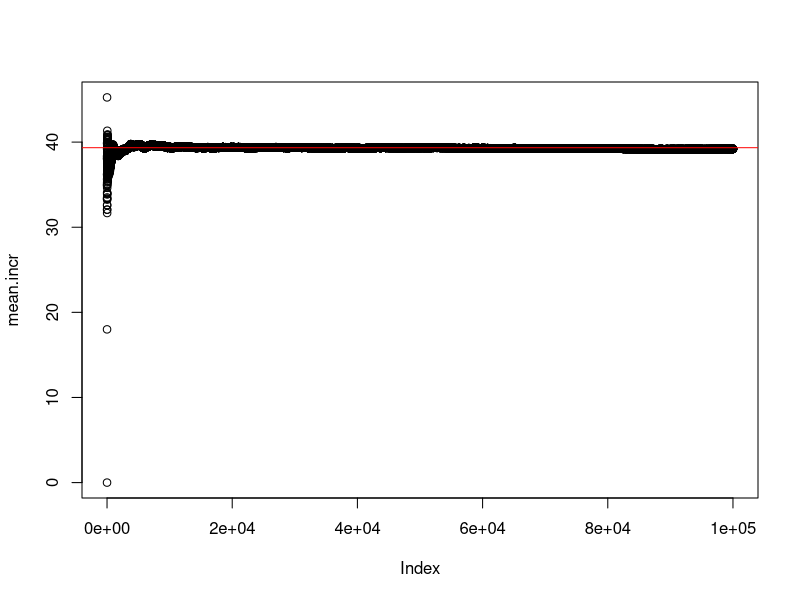
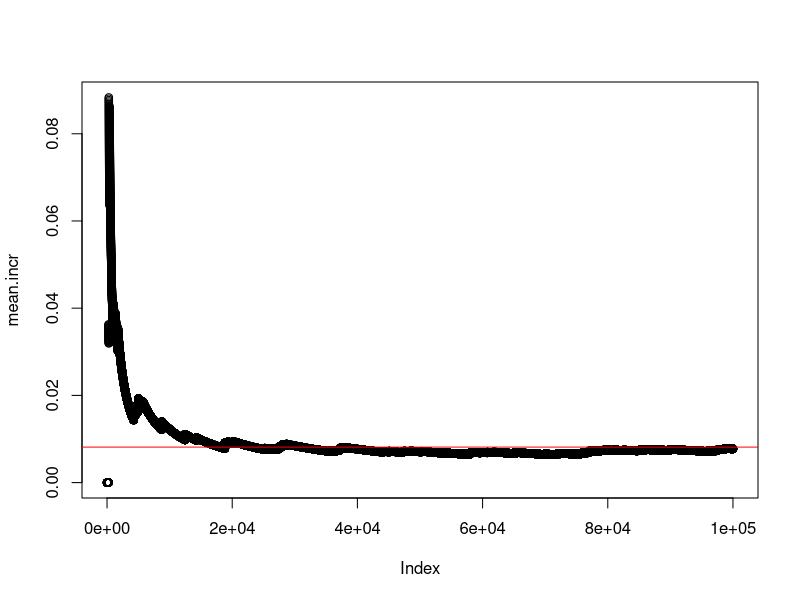

Here is the R script that generated these plots, in order: (Note: a time limit stopped this script after it produced the figures.)
# ---------------------------- E[aiy^2] ----------------------------

# Verifico esattezza della forma chiusa di E[aiy^2], i>1 dove
# aiy= 1{Xi<y}+sum_{h=1}^m 1{Xi<y, Xh<y}

B=10^5
m=10

y = runif(n=1, min=0, max=2)
res = vector()

for(b in 1:B){

  Xi = runif(n=1, min=0, max=2)
  Xshort = runif(n=(m-1), min=0, max=2)
  X = c(Xi, Xshort)

  cond2 = X<y

  # ai
  cond1i = ifelse(Xi<y, 1, 0)
  cond2i = sum(cond2)*cond1i
  ai = cond2i+cond1i

  res[b] = ai^2

}

mean(res)
(closed = 4*(punif(y, min = 0, max = 2))+
  5*(m-1)*(punif(y, min = 0, max = 2))^2+
  (m-2)*(m-1)*(punif(y, min = 0, max = 2))^3)

mean.incr = sapply(1:B, function(b) mean(res[1:b]))
plot(mean.incr)
abline(h = closed, col = "red")



# ---------------------------- E[ai_y*aj_y] ----------------------------

# Verifico esattezza della forma chiusa di E[aiy^2], i>1 dove
# aiy= 1{Xi<y}+sum_{h=1}^m 1{Xi<y, Xh<y}

B=10^5
m=10

y = runif(n=1, min=0, max=2)
res = vector()

for(b in 1:B){

  Xi = runif(n=1, min=0, max=2)
  Xj = runif(n=1, min=0, max=2)
  Xshort = runif(n=(m-2), min=0, max=2)
  X = c(Xi, Xj, Xshort)

  cond2 = X<y

  # aj
  cond1j = ifelse(Xj<y, 1, 0)
  cond2j = sum(cond2)*cond1j
  aj = cond2j+cond1j

  # ai
  cond1i = ifelse(Xi<y, 1, 0)
  cond2i = sum(cond2)*cond1i
  ai = cond2i+cond1i

  res[b] = ai*aj

}

mean(res)
(closed = 9*(punif(y, min = 0, max = 2))^2+
  7*(m-2)*(punif(y, min = 0, max = 2))^3+
  (m-2)*(m-3)*(punif(y, min = 0, max = 2))^4)

mean.incr = sapply(1:B, function(b) mean(res[1:b]))
plot(mean.incr)
abline(h = closed, col = "red")


# ---------------------------- E[h(X1,X2,...,Xm,y)^2] ----------------------------

# Verifico esattezza della forma chiusa di E[h(X1, X2,...,Xm,y)^2], dove
# h(X1, X2,...,Xm,y) = sum_{i=1}^m ai dove
# ai= 1{Xi<y}+sum_{h=1}^m 1{Xi<y, Xh<y}

B=10^5
m=10

res = vector()
y = runif(n=1, min=0, max=2)
for(b in 1:B){
  X = runif(n=m, min=0, max=2)
  cond2 = X<y

  a = vector()
  for(i in 1:m){
    # ai
    cond1i = ifelse(X[i]<y, 1, 0)
    cond2i = sum(cond2)*cond1i
    a[i] = cond2i+cond1i
  }
  res[b] = sum(a)^2
}

mean(res)
(closed = 4*m*punif(y, min = 0, max = 2)+
  14*(m-1)*m*(punif(y, min = 0, max = 2))^2+
  8*(m-2)*(m-1)*m*(punif(y, min = 0, max = 2))^3+
  m*(m-1)*(m-2)*(m-3)*(punif(y, min = 0, max = 2))^4)

mean.incr = sapply(1:B, function(b) mean(res[1:b]))
plot(mean.incr)
abline(h = closed, col = "red")




# ---------------------------- E[h(X1,X2,...,Xm,y)] ----------------------------

# Verifico esattezza della forma chiusa di E[h(X1, X2,...,Xm,y)], dove
# h(X1, X2,...,Xm,y) = sum_{i=1}^m ai dove
# ai= 1{Xi<y}+sum_{h=1}^m 1{Xi<y, Xh<y}

B=10^5
m=10

res = vector()
y = runif(n=1, min=0, max=2)
for(b in 1:B){

  X = runif(n=m, min=0, max=2)

  cond2 = X<y

  a = vector()
  for(i in 1:m){
    # ai
    cond1i = ifelse(X[i]<y, 1, 0)
    cond2i = sum(cond2)*cond1i
    a[i] = cond2i+cond1i
  }
  res[b] = sum(a)
}

mean(res)
(closed = 2*m*punif(y, min = 0, max = 2)+
  (m-1)*m*(punif(y, min = 0, max = 2))^2)

mean.incr = sapply(1:B, function(b) mean(res[1:b]))
plot(mean.incr)
abline(h = closed, col = "red")






# ----------------------------------- z12 ----------------------------------------

B=10^5
m = 10
n = 5

theta = m+m*(m-1)/3
theta2 = theta^2

Eh2y = function(y){
  out = 4*m*punif(y, min = 0, max = 2)+
    14*(m-1)*m*(punif(y, min = 0, max = 2))^2+
    8*(m-2)*(m-1)*m*(punif(y, min = 0, max = 2))^3+
    m*(m-1)*(m-2)*(m-3)*(punif(y, min = 0, max = 2))^4
  return(out)
}

Ehy = function(y){
  out = 2*m*punif(y, min = 0, max = 2)+
    (m-1)*m*(punif(y, min = 0, max = 2))^2
  return(out)
}

ys = runif(n=B, min=0, max=2)
res = sapply(ys, function(y) Eh2y(y)+theta2-2*theta*Ehy(y))


mean(res)

(z12 = 4/45*m^4+16/45*m^3+19/45*m^2+2/15*m)

mean.incr = sapply(1:B, function(b) mean(res[1:b]))
plot(mean.incr)
abline(h = z12, col = "red")
